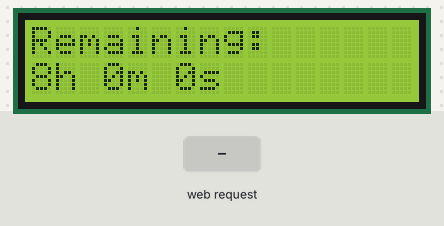
A sketch run on a simulated ESP32. Shown: 16×2 character LCD. Inputs (shaded band) come from the test bench. WiFi joins after 1.5 s; servers stay silent unless stated.

Above: at 2.5 s.
2.6 s: HTTP request GET /setTimer?duration=0 received
At 3.0 s:
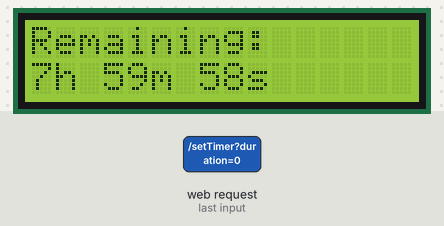
At 4.4 s:
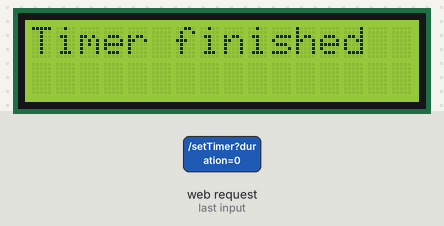
Timing chart, 0 to 5.9 s (numbered marks = the images above; inputs shaded):
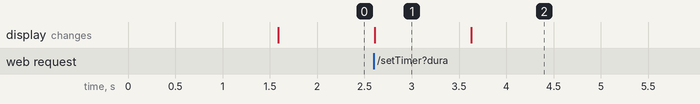

Measured:
- after the input at 2.6 s, the display: first differs from a run without the input after 1.0 s (image 2)
- what the display in image 1 shows lasts 1.0 s, from 2.6 s to 3.6 s

The sketch:

esp32_hr_min_sec_timer.ino
```cpp
#include <Wire.h>      // Include the I2C library
#include <LiquidCrystal_I2C.h>  // Include the LCD library
#include <WiFiManager.h> // Include WiFiManager library
#include <ESPAsyncWebServer.h> // Include AsyncWebServer library

LiquidCrystal_I2C lcd(0x27, 16, 2);  // Set the LCD address to 0x27 and the number of columns and rows

AsyncWebServer server(80); // Create AsyncWebServer object on port 80

unsigned long duration = 8L * 60L * 60L * 1000L; // Default duration set to 8 hours (in milliseconds)

void setup() {
  lcd.init();      // Initialize the LCD
  lcd.backlight(); // Turn on the backlight

  // WiFiManager initialization
  WiFiManager wifiManager;
  wifiManager.autoConnect("Timer-Setup-AP"); // Create an AP named "Timer-Setup-AP" for configuration

  // Define the HTML page to set timer duration
  server.on("/", HTTP_GET, [](AsyncWebServerRequest *request){
    request->send(200, "text/html", R"rawliteral(
      <!DOCTYPE HTML><html>
      <head><title>Set Timer Duration</title></head>
      <body>
        <h1>Set Timer Duration</h1>
        <form action="/setTimer" method="GET">
          <label for="duration">Enter Duration (hours):</label>
          <input type="number" id="duration" name="duration" min="1" max="24" required>
          <input type="submit" value="Set Timer">
        </form>
      </body>
      </html>)rawliteral");
  });

  // Handle setting the timer duration
  server.on("/setTimer", HTTP_GET, [](AsyncWebServerRequest *request){
    if (request->hasParam("duration")) {
      String durationParam = request->getParam("duration")->value();
      int durationHours = durationParam.toInt();
      duration = durationHours * 60L * 60L * 1000L; // Convert duration to milliseconds
      request->send(200, "text/html", "<h1>Timer Set to " + durationParam + " hours</h1><a href='/'>Go Back</a>");
    } else {
      request->send(400, "text/html", "<h1>Duration parameter missing</h1><a href='/'>Go Back</a>");
    }
  });

  server.begin(); // Start the server

  // Start the countdown timer
  unsigned long startTime = millis();  // Get the current time in milliseconds

  // Loop until the timer is finished
  while (millis() - startTime < duration) {
    // Calculate the remaining time
    unsigned long remainingTime = duration - (millis() - startTime);

    // Convert remaining time to hours, minutes, and seconds
    int remainingHours = remainingTime / 3600000;
    int remainingMinutes = (remainingTime % 3600000) / 60000;
    int remainingSeconds = (remainingTime % 60000) / 1000;

    // Display remaining time on LCD
    lcd.clear();  // Clear the LCD screen
    lcd.setCursor(0, 0);  // Set the cursor to the first column of the first row
    lcd.print("Remaining:");  // Display the text "Remaining:"
    lcd.setCursor(0, 1);  // Set the cursor to the first column of the second row
    lcd.print(remainingHours);  // Display the remaining hours
    lcd.print("h ");  // Display the text "h"
    lcd.print(remainingMinutes);  // Display the remaining minutes
    lcd.print("m ");  // Display the text "m"
    lcd.print(remainingSeconds);  // Display the remaining seconds
    lcd.print("s");  // Display the text "s"

    delay(1000);  // Wait for 1 second
  }

  // Display "Timer finished" message on LCD
  lcd.clear();  // Clear the LCD screen
  lcd.setCursor(0, 0);  // Set the cursor to the first column of the first row
  lcd.print("Timer finished");  // Display the text "Timer finished"
}

void loop() {
  // Nothing to do here
}
```
